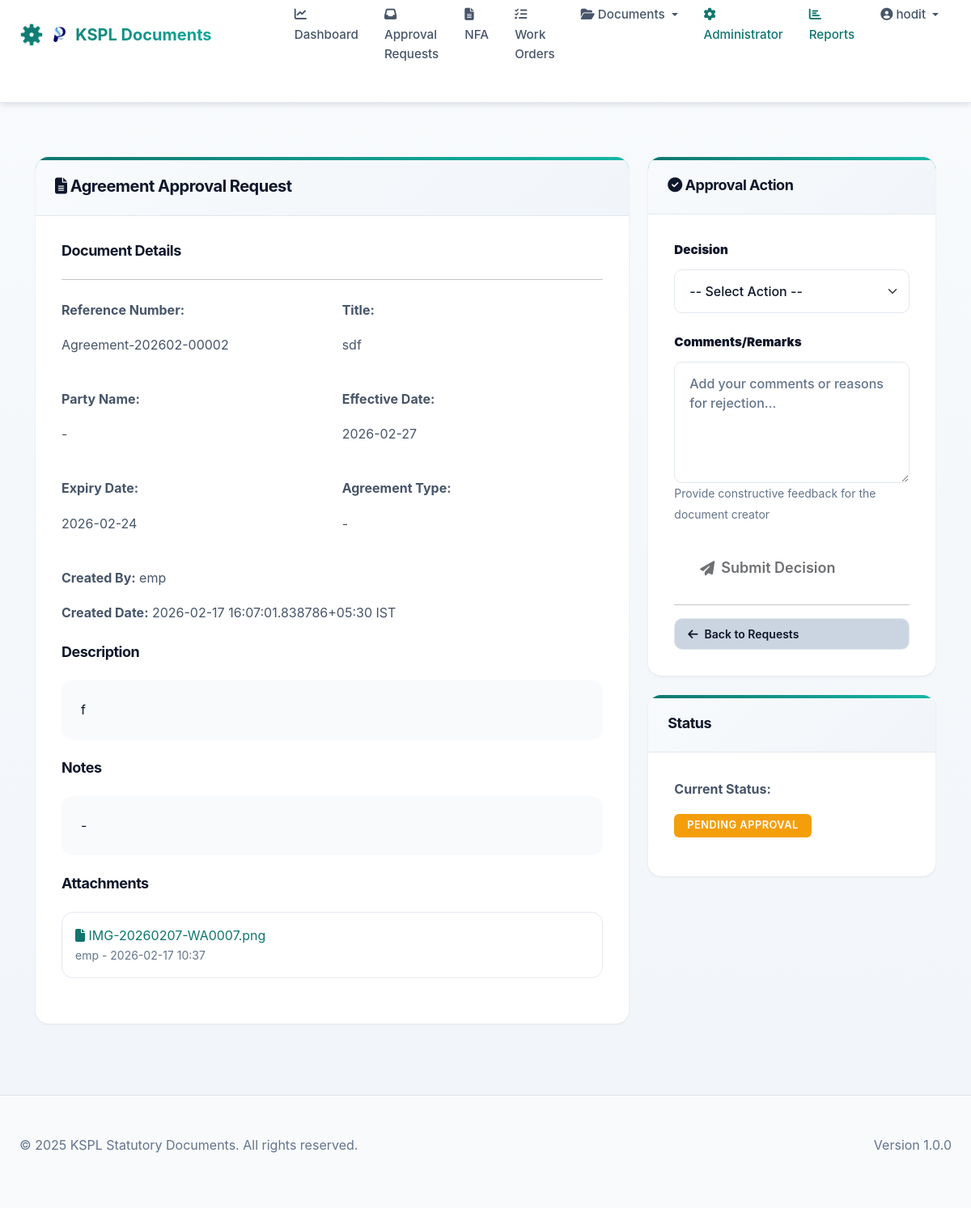
The page /agreements/2/approval-detail (signed in) on the database its author committed.
### models/__init__.py (models this page shows, shortened)
class User(UserMixin, db.Model):
    __tablename__ = 'users'
    id = db.Column(db.Integer, primary_key=True)
    username = db.Column(db.String(120), unique=True, nullable=False)
    email = db.Column(db.String(120), unique=True, nullable=False)
    password_hash = db.Column(db.String(255), nullable=False)
    first_name = db.Column(db.String(120))
    last_name = db.Column(db.String(120))
    department_id = db.Column(db.Integer, db.ForeignKey('departments.id'))
    is_active = db.Column(db.Boolean, default=True)
    created_at = db.Column(db.DateTime, default=datetime.utcnow)
    roles = db.relationship('Role', secondary='user_roles', backref=db.backref('users', lazy='dynamic'))
    department = db.relationship('Department', backref='users')
    def has_role(self, role_name):
        return any(role.name == role_name for role in self.roles)

class Agreement(db.Model):
    __tablename__ = 'agreements'
    id = db.Column(db.Integer, primary_key=True)
    reference_number = db.Column(db.String(120), unique=True, nullable=False)
    title = db.Column(db.String(255), nullable=False)
    description = db.Column(db.Text)
    status = db.Column(db.String(120), default='Draft')
    created_by_id = db.Column(db.Integer, db.ForeignKey('users.id'), nullable=False)
    department_id = db.Column(db.Integer, db.ForeignKey('departments.id'))
    customer_id = db.Column(db.Integer, db.ForeignKey('customers.id'))
    party_id = db.Column(db.Integer, db.ForeignKey('parties.id'))
    created_at = db.Column(db.DateTime, default=datetime.utcnow)
    updated_at = db.Column(db.DateTime, default=datetime.utcnow, onupdate=datetime.utcnow)
    rejected_remarks = db.Column(db.Text)
    effective_date = db.Column(db.DateTime)
    expiry_date = db.Column(db.DateTime)
    created_by = db.relationship('User', backref=db.backref('agreement_created', lazy='dynamic'))
    department = db.relationship('Department', backref='agreement_documents')
    customer = db.relationship('Customer', backref='agreements')
    party = db.relationship('Party', backref='agreements')
    attachments = db.relationship('Attachment', backref='agreement', lazy=True, cascade='all, delete-orphan')
    approvals = db.relationship('ApprovalHistory', backref='agreement', lazy=True, cascade='all, delete-orphan')

class Attachment(db.Model):
    __tablename__ = 'attachments'
    id = db.Column(db.Integer, primary_key=True)
    filename = db.Column(db.String(255), nullable=False)
    file_path = db.Column(db.String(500), nullable=False)
    file_size = db.Column(db.Integer)
    uploaded_by_id = db.Column(db.Integer, db.ForeignKey('users.id'), nullable=False)
    uploaded_at = db.Column(db.DateTime, default=datetime.utcnow)
    is_readonly = db.Column(db.Boolean, default=False)
    nfa_id = db.Column(db.Integer, db.ForeignKey('nfa.id'))
    work_order_id = db.Column(db.Integer, db.ForeignKey('work_orders.id'))
    cost_contract_id = db.Column(db.Integer, db.ForeignKey('cost_contracts.id'))
    revenue_contract_id = db.Column(db.Integer, db.ForeignKey('revenue_contracts.id'))
    agreement_id = db.Column(db.Integer, db.ForeignKey('agreements.id'))
    statutory_document_id = db.Column(db.Integer, db.ForeignKey('statutory_documents.id'))
    uploaded_by = db.relationship('User', backref='attachments')

### routes/main.py (the view)
@main_bp.route('/agreements/<int:id>/approval-detail', methods=['GET'])
@login_required
def agreement_approval_detail(id):
    agreement = Agreement.query.get_or_404(id)
    user_roles = [role.name for role in current_user.roles]
    if 'hod' not in user_roles:
        flash('You do not have permission to approve documents', 'danger')
        return redirect(url_for('main.agreement_view', id=id))
    if agreement.status != 'Submitted':
        flash('This document is not pending approval', 'warning')
        return redirect(url_for('main.agreement_view', id=id))
    form = ApprovalForm()
    return render_template('pages/agreement_approval_detail.html', agreement=agreement, form=form)

### forms/__init__.py
class ApprovalForm(FlaskForm):
    action = SelectField('Action', choices=[('approve', 'Approve'), ('reject', 'Reject')], validators=[DataRequired()])
    comments = TextAreaField('Comments')
    submit = SubmitField('Submit Approval')

### templates/pages/agreement_approval_detail.html (shortened to what this page needs)
{% extends "index.html" %}
{% block content %}
<div class="container mt-4">
    <div class="row">
        <div class="col-md-8">
            <div class="card">
                <div class="card-header bg-info text-white">
                    <h4 class="mb-0">
                        <i class="fas fa-file-alt"></i> Agreement Approval Request
                    </h4>
                </div>
                <div class="card-body">
                    <div class="mb-3">
                        <h5>Document Details</h5>
                        <hr>
                    </div>
                    <div class="row mb-3">
                        <div class="col-md-6">
                            <p><strong>Reference Number:</strong></p>
                            <p>{{ agreement.reference_number }}</p>
                        </div>
                        <div class="col-md-6">
                            <p><strong>Title:</strong></p>
                            <p>{{ agreement.title }}</p>
                        </div>
                    </div>
                    <div class="row mb-3">
                        <div class="col-md-6">
                            <p><strong>Party Name:</strong></p>
                            <p>{{ agreement.party_name or '-' }}</p>
                        </div>
                        <div class="col-md-6">
                            <p><strong>Effective Date:</strong></p>
                            <p>{{ agreement.effective_date.strftime('%Y-%m-%d') if agreement.effective_date else '-' }}</p>
                        </div>
                    </div>
                    <div class="row mb-3">
                        <div class="col-md-6">
                            <p><strong>Expiry Date:</strong></p>
                            <p>{{ agreement.expiry_date.strftime('%Y-%m-%d') if agreement.expiry_date else '-' }}</p>
                        </div>
                        <div class="col-md-6">
                            <p><strong>Agreement Type:</strong></p>
                            <p>{{ agreement.agreement_type or '-' }}</p>
                        </div>
                    </div>
                    <div class="mb-3">
                        <p><strong>Created By:</strong> {{ agreement.created_by.username }}</p>
                        <p><strong>Created Date:</strong> {{ agreement.created_at|to_ist|default('N/A') }} IST</p>
                    </div>
                    <div class="mb-3">
                        <h5>Description</h5>
                        <div class="bg-light p-3 rounded">
                            {{ agreement.description or '-' }}
                        </div>
                    </div>
                    <div class="mb-3">
                        <h5>Notes</h5>
                        <div class="bg-light p-3 rounded">
                            {{ agreement.notes or '-' }}
                        </div>
                    </div>
                    {% if agreement.attachments %}
                    <div class="mb-3">
                        <h5>Attachments</h5>
                        <ul class="list-group">
                            {% for attachment in agreement.attachments %}
                            <li class="list-group-item">
                                <a href="{{ url_for('main.download_attachment', attachment_id=attachment.id) }}" class="text-decoration-none">
                                    <i class="fas fa-file"></i> {{ attachment.filename }}
                                </a>
                                <small class="text-muted d-block">{{ attachment.uploaded_by.username }} - {{ attachment.uploaded_at.strftime('%Y-%m-%d %H:%M') }}</small>
                            </li>
                            {% endfor %}
                        </ul>
                    </div>
                    {% endif %}
                </div>
            </div>
        </div>
        <div class="col-md-4">
            <div class="card sticky-top">
                <div class="card-header bg-success text-white">
                    <h5 class="mb-0"><i class="fas fa-check-circle"></i> Approval Action</h5>
                </div>
                <div class="card-body">
                    <form method="POST" action="{{ url_for('main.agreement_approve', id=agreement.id) }}">
                        <div class="mb-3">
                            <label for="action" class="form-label"><strong>Decision</strong></label>
                            <select class="form-select form-select-lg" id="action" name="action" required onchange="updateDecisionUI()">
                                <option value="">-- Select Action --</option>
                            </select>
                        </div>
                        <div class="mb-3">
                            <label for="comments" class="form-label"><strong>Comments/Remarks</strong></label>
                            <textarea class="form-control" id="comments" name="comments" rows="5" placeholder="Add your comments or reasons for rejection..."></textarea>
                            <small class="text-muted">Provide constructive feedback for the document creator</small>
                        </div>
                        <button type="submit" class="btn btn-lg w-100" id="submit-btn" disabled>
                            <i class="fas fa-paper-plane"></i> Submit Decision
                        </button>
                    </form>
                    <hr>
                    <a href="{{ url_for('main.approval_requests') }}" class="btn btn-secondary btn-sm w-100">
                        <i class="fas fa-arrow-left"></i> Back to Requests
                    </a>
                </div>
            </div>
            <div class="card mt-3">
                <div class="card-header bg-light">
                    <h5 class="mb-0">Status</h5>
                </div>
                <div class="card-body">
                    <p><strong>Current Status:</strong></p>
                    <p>
                        <span class="badge bg-warning">Pending Approval</span>
                    </p>
                </div>
            </div>
        </div>
    </div>
</div>
{% endblock %}

### templates/index.html (shortened to what this page needs)
<!DOCTYPE html>
<html lang="en">
<head>
    <link href="https://cdn.jsdelivr.net/npm/bootstrap@5.1.3/dist/css/bootstrap.min.css" rel="stylesheet">
    <link rel="stylesheet" href="https://cdnjs.cloudflare.com/ajax/libs/font-awesome/6.4.0/css/all.min.css">
    <link rel="stylesheet" href="https://cdnjs.cloudflare.com/ajax/libs/tempusdominus-bootstrap-4/5.39.0/css/tempusdominus-bootstrap-4.min.css" />
    <link rel="stylesheet" href="{{ url_for('static', filename='main.css') }}">
</head>
<body>
    <nav class="navbar navbar-expand-lg navbar-light" style="padding: initial;">
        <div class="container-fluid px-4">
            <a class="navbar-brand d-flex align-items-center" href="{% if current_user.is_authenticated %}{% if current_user.has_role('admin') %}{{ url_for('admin.admin_dashboard') }}{% else %}{{ url_for('main.dashboard') }}{% endif %}{% else %}{{ url_for('auth.login') }}{% endif %}" style="gap: 12px;">
                <img style="max-width: 5%; height: auto;" src="{{ url_for('static', filename='images/ksp-logo.png') }}" alt="KSP Logo" height="40" class="img-fluid">
                <span>KSPL Documents</span>
            </a>
            <div class="collapse navbar-collapse" id="navbarNav">
                <ul class="navbar-nav ms-auto">
                    {% if current_user.is_authenticated %}
                        <li class="nav-item">
                            <a class="nav-link" href="{{ url_for('main.dashboard') }}">
                                <i class="fas fa-chart-line me-1"></i>Dashboard
                            </a>
                        </li>
                        {% if current_user.has_role('hod') %}
                        <li class="nav-item">
                            <a class="nav-link" href="{{ url_for('main.approval_requests') }}">
                                <i class="fas fa-inbox me-1"></i>Approval Requests
                            </a>
                        </li>
                        {% endif %}
                        <li class="nav-item">
                            <a class="nav-link" href="{{ url_for('main.nfa_list') }}">
                                <i class="fas fa-file-alt me-1"></i>NFA
                            </a>
                        </li>
                        <li class="nav-item">
                            <a class="nav-link" href="{{ url_for('main.work_order_list') }}">
                                <i class="fas fa-tasks me-1"></i>Work Orders
                            </a>
                        </li>
                        <li class="nav-item dropdown">
                            <a class="nav-link dropdown-toggle" href="#" id="documentsDropdown" role="button" data-bs-toggle="dropdown" aria-expanded="false">
                                <i class="fas fa-folder-open me-1"></i>Documents
                            </a>
                        </li>
                        <li class="nav-item">
                            <a class="nav-link text-primary" href="{{ url_for('admin.admin_dashboard') }}">
                                <i class="fas fa-cog me-1"></i>Administrator
                            </a>
                        </li>
                        <li class="nav-item">
                            <a class="nav-link text-primary" href="{{ url_for('admin.reports') }}">
                                <i class="fas fa-chart-bar me-1"></i>Reports
                            </a>
                        </li>
                        <li class="nav-item dropdown">
                            <a class="nav-link dropdown-toggle" href="#" id="userDropdown" role="button" data-bs-toggle="dropdown" aria-expanded="false">
                                <i class="fas fa-user-circle me-1"></i>{{ current_user.username }}
                            </a>
                        </li>
                    {% else %}
                        <li class="nav-item">
                            <a class="nav-link" href="{{ url_for('auth.login') }}">
                                <i class="fas fa-sign-in-alt me-1"></i>Login
                            </a>
                        </li>
                    {% endif %}
                </ul>
            </div>
        </div>
    </nav>
    <div class="container-fluid">
        {% block content %}{% endblock %}
    </div>
    <footer class="bg-light border-top mt-5 py-4">
        <div class="container-fluid px-4">
            <div class="row">
                <div class="col-md-6">
                    <p class="text-muted mb-0">© 2025 KSPL Statutory Documents. All rights reserved.</p>
                </div>
                <div class="col-md-6 text-md-end">
                    <p class="text-muted mb-0">Version 1.0.0</p>
                </div>
            </div>
        </div>
    </footer>
</body>
</html>

### rows shown on the page
User: username "hodit"
Agreement: reference_number "Agreement-202602-00002", title "sdf", effective_date "2026-02-27", expiry_date "2026-02-24", created_at|to_ist "2026-02-17 16:07:01.838786+05:30", description "f"
User: created_by.username "emp"
Attachment: filename "IMG-20260207-WA0007.png", uploaded_by.username "emp", uploaded_at "2026-02-17 10:37"

### other values the page prints
{{ agreement.party_name or '-' }} "-"
{{ agreement.agreement_type or '-' }} "-"
{{ agreement.notes or '-' }} "-"
